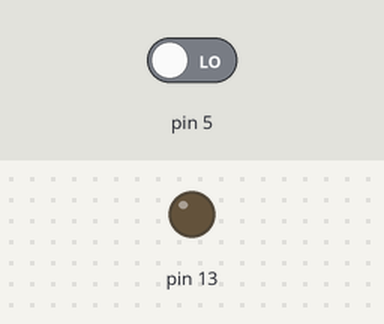
A sketch run on a simulated Arduino Uno, built with avr-gcc and run on an emulated ATmega328P. Shown: output pins drawn as LEDs (lit = HIGH). The inputs (shaded band) are chosen by the test bench; at power-on: pin 5 LOW.

Above: at 1.2 s.
1.3 s: pin 5 driven HIGH
At 2.2 s:
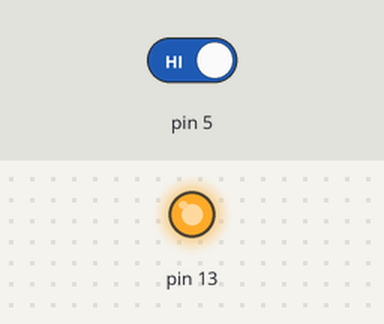
2.8 s: pin 5 driven LOW
At 3.3 s:
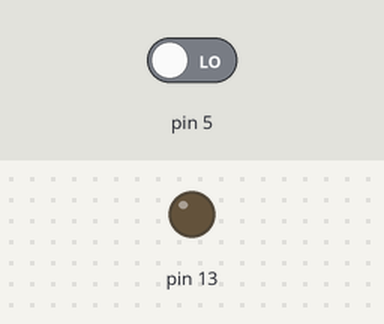
Timing chart, 0 to 5.8 s (numbered marks = the images above; inputs shaded):
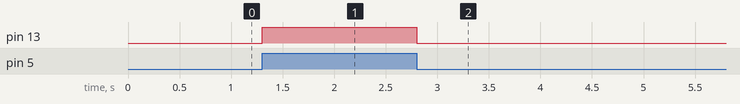

The sketch:

ArduinoButtonClicker.ino
```cpp
#include "Lib/Button.hpp"
#include "Lib/Led.hpp"

Button* button;
Led*    led;

void setup()
{
  button = new Button(5);
  led    = new Led(13);
}

void loop()
{
  if(button->getState()) {
    led->On();
  } else {
    led->Off();
  }
}
```

Measured:
- after the input at 1.3 s, pin 13: LOW → HIGH at once
- after the input at 2.8 s, pin 13: HIGH → LOW at once
